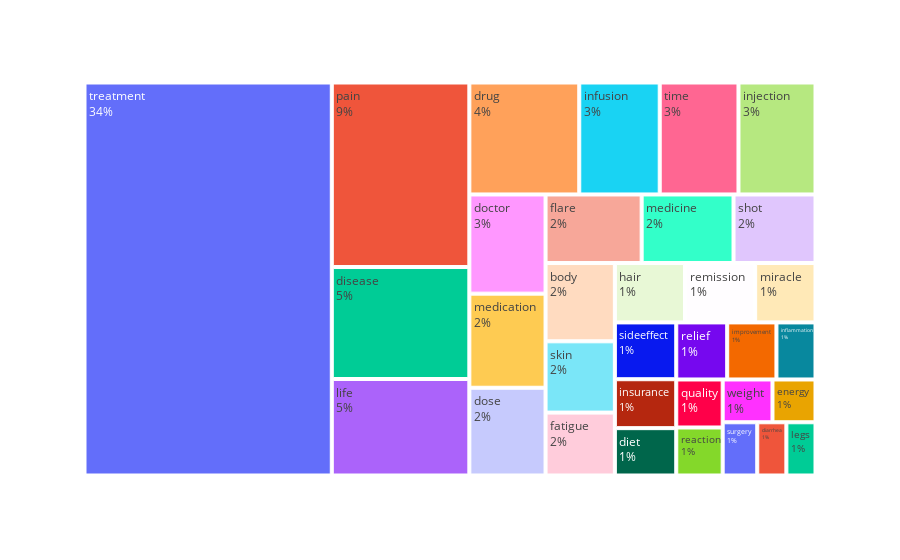
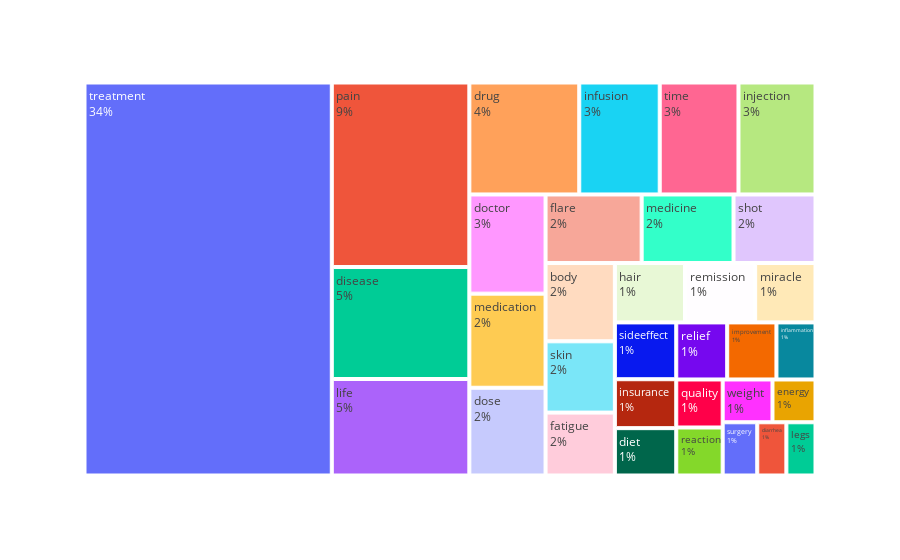

These figures' notebook cell, in order:
### Code cell
from src.plots.Sentiment_analysis import create_tree_map

df_sorted_sentiments = pd.read_csv('data/sorted_feelings.csv')
create_tree_map(df_sorted_sentiments)

### Figure 1 — Plotly figure (JSON) as saved in the notebook; plotly's stock layout.template omitted (floating-point values rounded to 4 significant figures)
{"data": [{"branchvalues": "total", "domain": {"x": [0, 1], "y": [0, 1]}, "hovertemplate": "labels=%{label}<br>percentage=%{value}<br>parent=%{parent}<br>id=%{id}<extra></extra>", "ids": ["body", "diarrhea", "diet", "disease", "doctor", "dose", "drug", "energy", "fatigue", "flare", "hair", "improvement", "inflammation", "infusion", "injection", "insurance", "legs", "life", "medication", "medicine", "miracle", "pain", "quality", "reaction", "relief", "remission", "shot", "sideeffect", "skin", "surgery", "time", "treatment", "weight"], "labels": ["body", "diarrhea", "diet", "disease", "doctor", "dose", "drug", "energy", "fatigue", "flare", "hair", "improvement", "inflammation", "infusion", "injection", "insurance", "legs", "life", "medication", "medicine", "miracle", "pain", "quality", "reaction", "relief", "remission", "shot", "sideeffect", "skin", "surgery", "time", "treatment", "weight"], "name": "", "parents": ["", "", "", "", "", "", "", "", "", "", "", "", "", "", "", "", "", "", "", "", "", "", "", "", "", "", "", "", "", "", "", "", ""], "textinfo": "label+percent entry", "type": "treemap", "values": [0.879, 0.2511, 0.4709, 2.496, 1.224, 1.083, 1.993, 0.2982, 0.7063, 1.067, 0.6749, 0.4552, 0.361, 1.46, 1.397, 0.4866, 0.2511, 2.15, 1.162, 1.02, 0.5808, 4.112, 0.361, 0.361, 0.4709, 0.6749, 0.9104, 0.5651, 0.8005, 0.2982, 1.428, 15.74, 0.3453]}], "layout": {"legend": {"tracegroupgap": 0}, "margin": {"t": 60}}}

### Figure 2 — Plotly figure (JSON) as saved in the notebook; plotly's stock layout.template omitted (floating-point values rounded to 4 significant figures)
{"data": [{"branchvalues": "total", "domain": {"x": [0, 1], "y": [0, 1]}, "hovertemplate": "labels=%{label}<br>percentage=%{value}<br>parent=%{parent}<br>id=%{id}<extra></extra>", "ids": ["body", "diarrhea", "diet", "disease", "doctor", "dose", "drug", "energy", "fatigue", "flare", "hair", "improvement", "inflammation", "infusion", "injection", "insurance", "legs", "life", "medication", "medicine", "miracle", "pain", "quality", "reaction", "relief", "remission", "shot", "sideeffect", "skin", "surgery", "time", "treatment", "weight"], "labels": ["body", "diarrhea", "diet", "disease", "doctor", "dose", "drug", "energy", "fatigue", "flare", "hair", "improvement", "inflammation", "infusion", "injection", "insurance", "legs", "life", "medication", "medicine", "miracle", "pain", "quality", "reaction", "relief", "remission", "shot", "sideeffect", "skin", "surgery", "time", "treatment", "weight"], "name": "", "parents": ["", "", "", "", "", "", "", "", "", "", "", "", "", "", "", "", "", "", "", "", "", "", "", "", "", "", "", "", "", "", "", "", ""], "textinfo": "label+percent entry", "type": "treemap", "values": [0.879, 0.2511, 0.4709, 2.496, 1.224, 1.083, 1.993, 0.2982, 0.7063, 1.067, 0.6749, 0.4552, 0.361, 1.46, 1.397, 0.4866, 0.2511, 2.15, 1.162, 1.02, 0.5808, 4.112, 0.361, 0.361, 0.4709, 0.6749, 0.9104, 0.5651, 0.8005, 0.2982, 1.428, 15.74, 0.3453]}], "layout": {"legend": {"tracegroupgap": 0}, "margin": {"t": 60}}}
